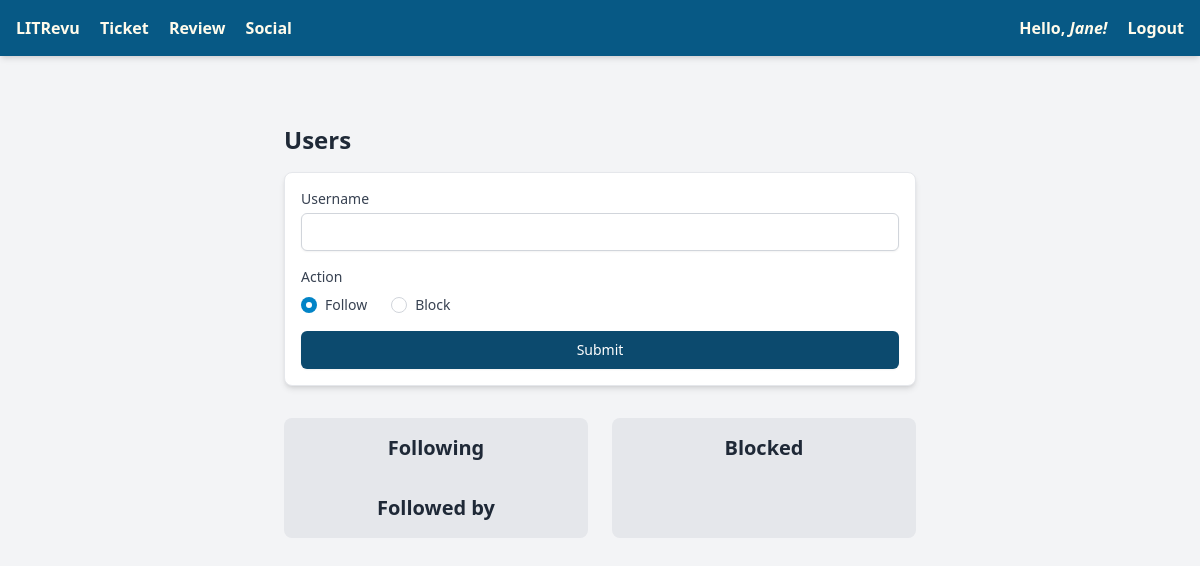
Page /subscriptions/ (signed in) on the earlier database version.
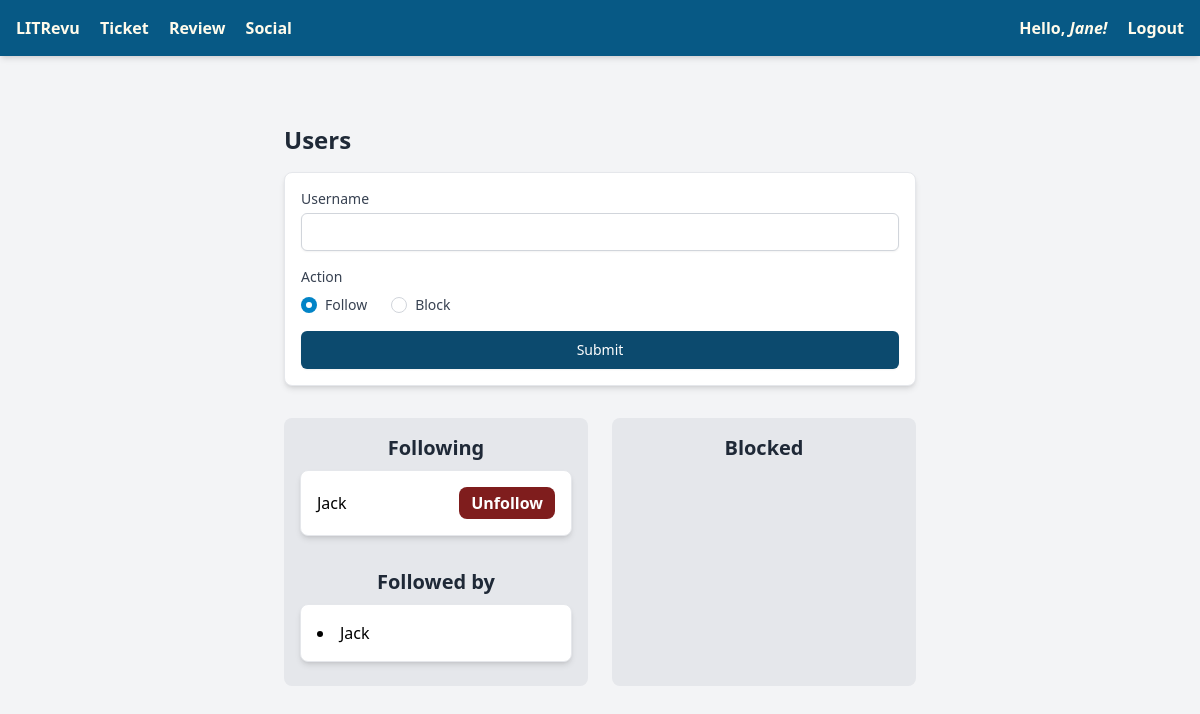
Same page on the later database version.
### users/models.py (models this page shows)
class UserFollows(models.Model):
    user = models.ForeignKey(
        to=User,
        on_delete=models.CASCADE,
        related_name="following",
    )
    followed_user = models.ForeignKey(
        to=User,
        on_delete=models.CASCADE,
        related_name="followed_by",
    )
    class Meta:
        unique_together = (
            "user",
            "followed_user",
        )
        verbose_name = "User Follows"
        verbose_name_plural = "User Follows"

### users/views.py (the view)
# urls.py: path("subscriptions/", social_view, name="subscriptions"),
@login_required
def social_view(request):
    if request.method == "POST":
        current_user = request.user
        form = UserActionForm(request.POST)
        if form.is_valid():
            action = form.cleaned_data["action"]
            target_username = form.cleaned_data["user_to_act_on"]
            target_user = User.objects.filter(username=target_username).first()
            if target_user:
                if action == "follow":
                    user_is_blocking = UserBlocked.objects.filter(
                        user=current_user, blocked_user=target_user
                    ).exists()
                    user_is_blocked = UserBlocked.objects.filter(
                        user=target_user, blocked_user=current_user
                    ).exists()
                    if user_is_blocked:
                        messages.error(
                            request, "Sorry but you have been blocked by this user!"
                        )
                    elif user_is_blocking:
                        messages.error(
                            request,
                            "You need to unblock this user first!",
                        )
                    elif target_user == current_user:
                        messages.error(
                            request,
                            "You cannot follow yourself!",
                        )
                    else:
                        UserFollows.objects.get_or_create(
                            user=current_user, followed_user=target_user
                        )
                        messages.success(request, "User added successfully.")
                elif action == "block":
                    UserBlocked.objects.get_or_create(
                        user=request.user, blocked_user=target_user
                    )
                    UserFollows.objects.filter(
                        Q(user=current_user, followed_user=target_user)
                        | Q(user=target_user, followed_user=current_user)
                    ).delete()
                    messages.success(request, "User blocked successfully.")
            else:
                messages.error(request, "User not found")
            return redirect("subscriptions")
    else:
        form = UserActionForm()
    following = UserFollows.objects.filter(user=request.user)
    followers = UserFollows.objects.filter(followed_user=request.user)
    blocked = UserBlocked.objects.filter(user=request.user)
    return render(
        request,
        "follow_view.html",
        {
            "form": form,
            "following": following,
            "followers": followers,
            "blocked": blocked,
        },
    )

### users/forms.py
class UserActionForm(forms.Form):
    user_to_act_on = forms.CharField(label="Username", widget=forms.TextInput())
    action = forms.ChoiceField(
        choices=[("follow", "Follow"), ("block", "Block")],
        widget=forms.RadioSelect,
        initial="follow",
    )

### litrevu/templates/follow_view.html (shortened to what this page needs)
{% extends "base/base.html" %}
{% block content %}
<div class="max-w-2xl mx-auto p-5">
    <h2 class="text-2xl font-semibold text-gray-800">Users</h2>
    <form method="post" class="mt-4 bg-white rounded-lg border border-gray-200 shadow-md p-4">
        <div class="mb-4">
            <label for="user_to_act_on" class="block text-sm font-medium text-gray-700">Username</label>
            <input type="text" id="user_to_act_on" name="user_to_act_on"
                   class="mt-1 focus:ring-sky-500 focus:border-sky-500 block w-full shadow-sm sm:text-sm border-gray-300 rounded-md">
            <fieldset class="mt-4">
                <legend class="text-sm font-medium text-gray-700">{{ form.action.label }}</legend>
                <div class="mt-2 flex items-center space-x-6">
                    <div class="flex items-center">
                        <input id="follow" name="action" type="radio" value="follow"
                               class="focus:ring-sky-500 h-4 w-4 text-sky-600 border-gray-300" checked>
                        <label for="follow" class="ml-2 block text-sm font-medium text-gray-700">
                            Follow
                        </label>
                    </div>
                    <div class="flex items-center">
                        <input id="block" name="action" type="radio" value="block"
                               class="focus:ring-red-500 h-4 w-4 text-red-600 border-gray-300">
                        <label for="block" class="ml-2 block text-sm font-medium text-gray-700">
                            Block
                        </label>
                    </div>
                </div>
            </fieldset>
        </div>
        <button type="submit"
                class="w-full flex justify-center py-2 px-4 border border-transparent rounded-md shadow-sm text-sm font-medium text-white bg-sky-900 hover:bg-sky-700 focus:outline-none focus:ring-2 focus:ring-offset-2 focus:ring-sky-500">
            Submit
        </button>
    </form>
    <div class="md:grid md:grid-cols-2 md:gap-6 mt-8">
        <div class="bg-gray-200 p-4 rounded-lg">
            <div>
                <h2 class="text-xl text-center font-semibold text-gray-800">Following</h2>
                <ul class="list-disc list-inside">
                    {% for follow in following %}
                    <li class="flex justify-between items-center bg-white rounded-lg border border-gray-200 shadow-md p-4 my-2">
                        {{ follow.followed_user.username }}
                        <form method="post" action="{% url 'unfollow_view' follow.followed_user.id %}" class="ml-4">
                            <button type="submit"
                                    class="py-1 px-3 bg-red-900 hover:bg-red-600 text-white font-bold rounded-lg">
                                Unfollow
                            </button>
                        </form>
                    </li>
                    {% endfor %}
                </ul>
            </div>
            <h2 class="text-xl text-center font-semibold text-gray-800 mt-8">Followed by</h2>
            <ul class="list-disc list-inside">
                {% for follow in followers %}
                <li class="bg-white rounded-lg border border-gray-200 shadow-md p-4 my-2">{{ follow.user.username }}
                </li>
                {% endfor %}
            </ul>
        </div>
        <div class="bg-gray-200 p-4 rounded-lg">
            <h2 class="text-xl text-center font-semibold text-gray-800">Blocked</h2>
        </div>
    </div>
</div>
{% endblock %}

Differences in the rows shown:
added UserFollows: followed_user.username "Jack", shown under "Following"
added UserFollows: user.username "Jack", shown under "Followed by"
